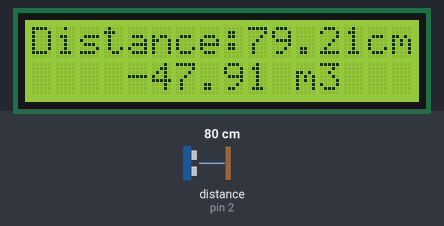
This sketch was run on a simulated Arduino Uno, built with avr-gcc and run on an emulated ATmega328P. Parts: 16×2 character LCD. Wiring (inferred from the names in the program): ultrasonic range finder: trigger pin 3; echo pin 2. Inputs (shaded band) come from the test bench; at power-on: distance to the obstacle (sensor on pin 2) 80 cm. The echo pulse lasts 58.3 µs per cm; what the sketch prints to the serial monitor is not drawn.

Above: at 1.3 s.
1.4 s: distance to the obstacle (sensor on pin 2) set to 4 cm
At 3.0 s:
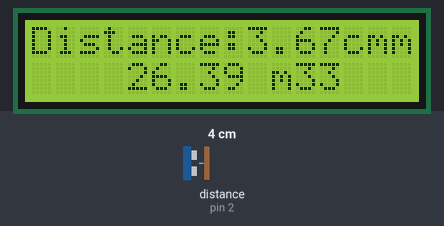
5.5 s: distance to the obstacle (sensor on pin 2) set to 35 cm
At 7.1 s:
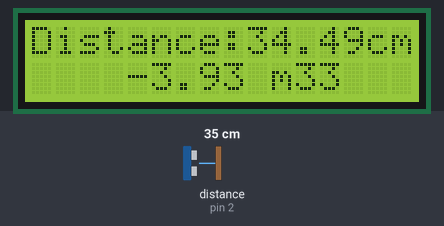
8.8 s: distance to the obstacle (sensor on pin 2) set to 2 cm
At 12.8 s:
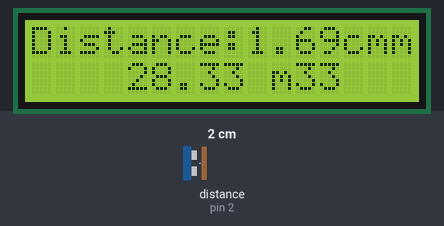
Timing chart, 0 to 14.3 s (numbered marks = the images above; inputs shaded):
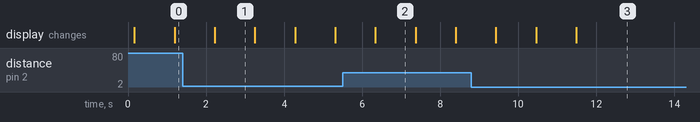

The sketch:

TankVolume.ino
```cpp
#include <Wire.h>
#include <LiquidCrystal_I2C.h>
LiquidCrystal_I2C lcd(0x27, 16,2);
const int trigPin = 3;
const int echoPin = 2;
long duration;
float distanceCm, distancemeter;
void setup() {
  lcd.init();
  lcd.begin(16, 2); // Initializes the interface to the LCD display
  lcd.backlight();
  pinMode(trigPin, OUTPUT);
  pinMode(echoPin, INPUT);
  Serial.begin(9600);
}
void loop() {
  digitalWrite(trigPin, LOW);
  delayMicroseconds(2);
  digitalWrite(trigPin, HIGH);
  delayMicroseconds(10);
  digitalWrite(trigPin, LOW);
  duration = pulseIn(echoPin, HIGH);
  distanceCm = duration * 0.0341 / 2;
  distancemeter = 0.9834 *(30.5-( duration * 0.0341 / 2));
  lcd.setCursor(0, 0);
  lcd.print("Distance:");
  Serial.println(distanceCm);
  lcd.print(distanceCm);
  lcd.print("cm");
  lcd.setCursor(0, 1);
  lcd.print("    ");
  lcd.print(distancemeter);
  lcd.print(" m3");
  delay(1000);
}
```

Measured:
- after the input at 1.4 s, the display: changes after 0.82 s (image 1)
- after the input at 5.5 s, the display: changes after 0.84 s (image 2)
- after the input at 8.8 s, the display: changes after 0.63 s (image 3)
- what the display in image 1 shows lasts 1.1 s, from 2.2 s to 3.3 s
